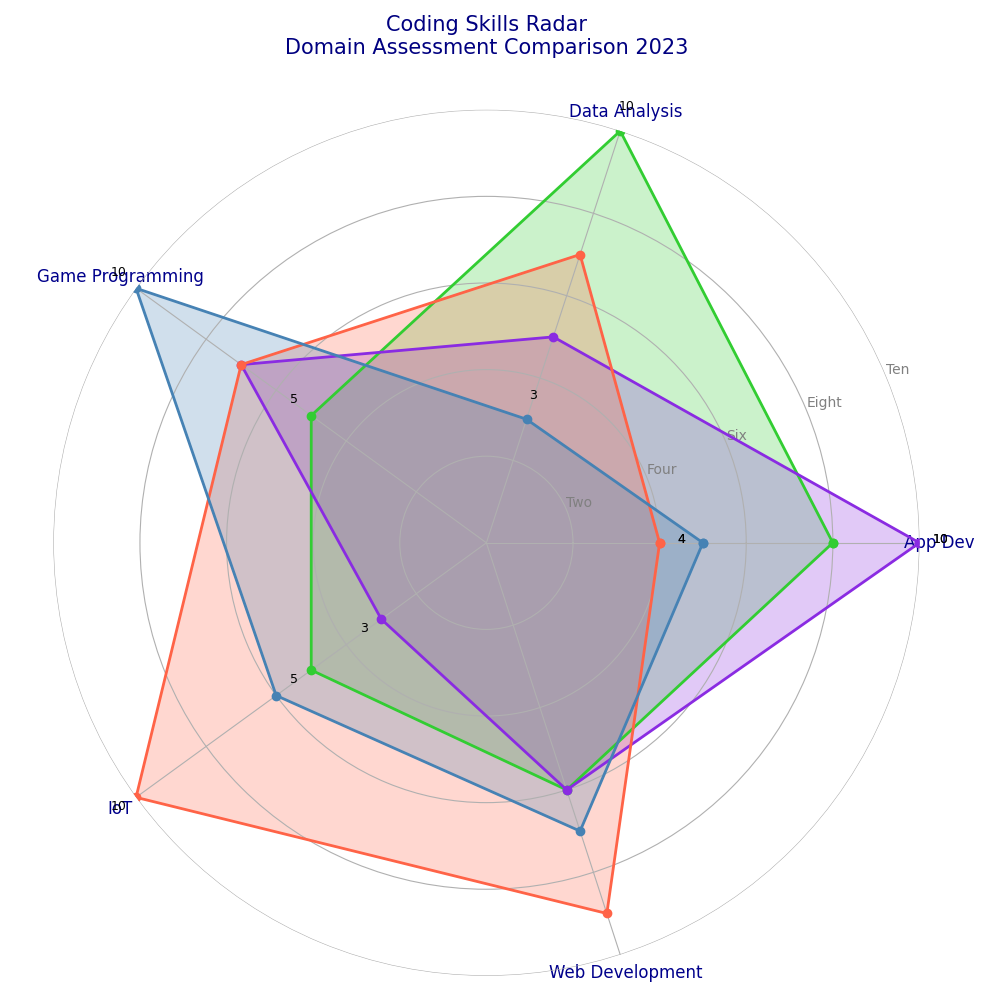

Source code (Python):
import matplotlib.pyplot as plt
import numpy as np
from math import pi

categories = ['App Dev', 'Data Analysis', 'Game Programming', 'IoT', 'Web Development']
N = len(categories)

values = {
    'Python': [8, 10, 5, 5, 6],
    'JavaScript': [10, 5, 7, 3, 6],
    'C++': [4, 7, 7, 10, 9],
    'Swift': [5, 3, 10, 6, 7]
}

angles = np.linspace(0, 2 * pi, N, endpoint=False).tolist()
angles += angles[:1]

fig, ax = plt.subplots(figsize=(10, 10), subplot_kw=dict(polar=True))
plt.subplots_adjust(left=0.1, right=0.9, top=0.85, bottom=0.1)

colors = ['#32CD32', '#8A2BE2', '#FF6347', '#4682B4']

for (language, proficiency), color in zip(values.items(), colors):
    data = proficiency + proficiency[:1]
    ax.plot(angles, data, linewidth=2, linestyle='-', color=color, marker='o')
    ax.fill(angles, data, alpha=0.25, color=color)

ax.set_xticks(angles[:-1])
ax.set_xticklabels(categories, fontsize=12, color='darkblue')
ax.spines['polar'].set_visible(False)

ax.set_ylim(0, 10)
ax.set_yticks([2, 4, 6, 8, 10])
ax.set_yticklabels(['Two', 'Four', 'Six', 'Eight', 'Ten'], color='grey', fontsize=10)

plt.title('Coding Skills Radar\nDomain Assessment Comparison 2023', size=15, color='navy', pad=40)

for language, proficiency in values.items():
    for i, (angle, score) in enumerate(zip(angles, proficiency + proficiency[:1])):
        if score == max(proficiency) or score == min(proficiency):
            ax.text(angle, score + 0.5, f"{score}", color='black', fontsize=9, ha='center')

plt.tight_layout()
plt.show()
